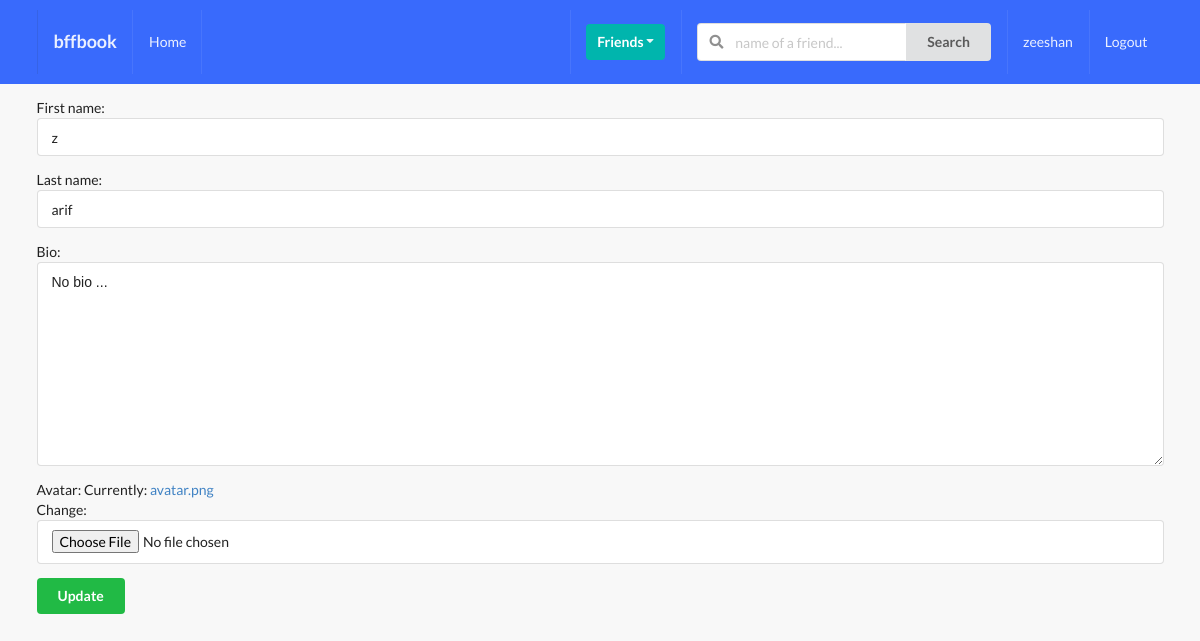
/profiles/myprofile/ (signed in), run on an earlier commit of the app's database.
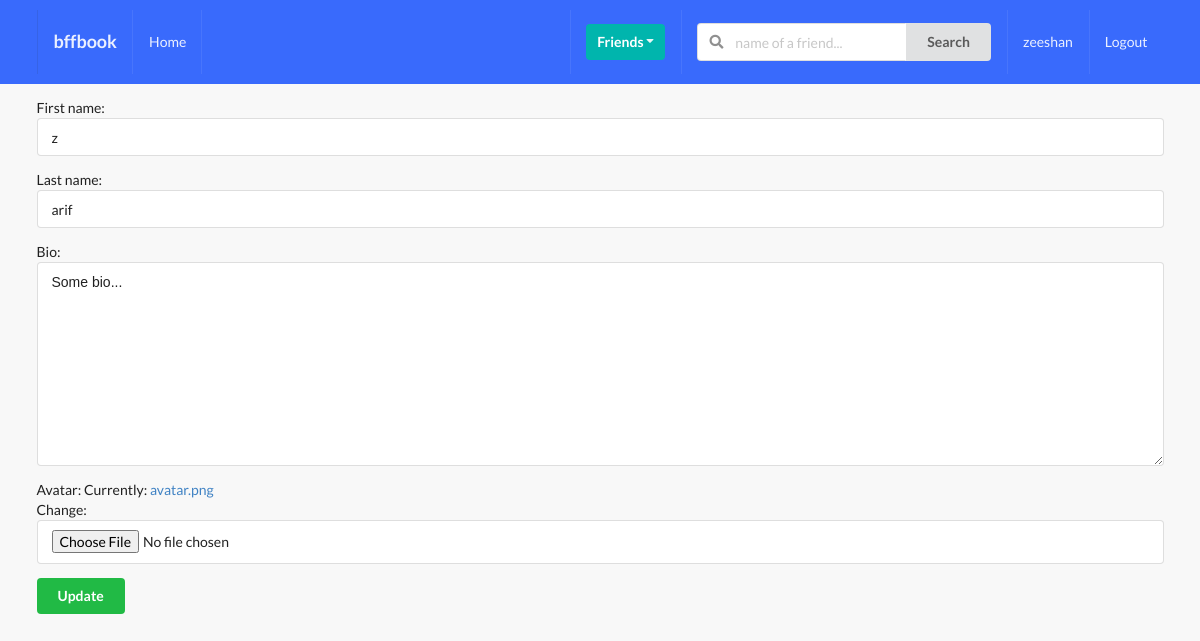
And on a later commit of the database.
### profiles/models.py (models this page shows, shortened)
class Profile(models.Model):
    first_name = models.CharField(max_length=200, blank=True)
    last_name = models.CharField(max_length=200, blank=True)
    user = models.OneToOneField(User, on_delete=models.CASCADE)
    bio = models.TextField(default="No bio ...", max_length=300)
    email = models.EmailField(max_length=200, blank=True)
    country = models.CharField(max_length=200, blank=True)
    avatar = models.ImageField(default='avatar.png', upload_to='avatars/')
    friends = models.ManyToManyField(User, blank=True, related_name='friends')
    slug = models.SlugField(unique=True, blank=True)
    updated = models.DateTimeField(auto_now=True)
    created = models.DateTimeField(auto_now_add=True)

### profiles/views.py (the view)
# urls.py: path('myprofile/', my_profile_view, name='my-profile-view')
def my_profile_view(request):
    profile = Profile.objects.get(user=request.user)
    form = ProfileModelForm(request.POST or None, request.FILES or None, instance=profile)
    context = {
        'profile': profile,
        'form': form,
    }
    return render(request, 'profiles/myprofile.html', context)

### profiles/forms.py
class ProfileModelForm(forms.ModelForm):
    class Meta:
        model = Profile
        fields = ('first_name', 'last_name', 'bio', 'avatar')

### profiles/templates/profiles/myprofile.html (shortened to what this page needs)
{% extends 'base.html' %}
{% block content %}
    <form action="" method="POST" class="ui form" enctype="multipart/form-data">
        {{form.as_p}}
        <button type="submit" class="ui positive button">Update</button>
    </form>
{% endblock content %}

### templates/base.html (shortened to what this page needs)
{% load static %}
<!doctype html>
<html lang="en">
  <head>
    <link rel="stylesheet" type="text/css" href={% static 'style.css' %}>
    <link rel="stylesheet" type='text/css' href="https://cdnjs.cloudflare.com/ajax/libs/semantic-ui/2.2.14/semantic.min.css">
  </head>
  <body>
    {% include 'main/navbar.html' %}
    <div class="ui container">
      {% block content %}
      {% endblock content %}
    </div>
  </body>
</html>

### templates/main/navbar.html (shortened to what this page needs)
<div class="ui inverted menu nav mb-7">
    <div class="ui container">
      <a href="" class="item">
          <h3>bffbook</h3>
      </a>
      {% if request.user.is_authenticated %}
      <a href="" class="item">
          Home
      </a>
      {% endif %}
      <div class="right menu">
          {% if request.user.is_authenticated %}
          <div class="item">
              <div class="ui floating dropdown icon button teal"> Friends
                  <i class="dropdown icon"></i>
               </div>
          </div>
               <div class="item">
                <form action="" method="GET">
                  <div class="ui action left icon input">
                  <input class="prompt" type="text" name='q' placeholder="name of a friend...">
                  <button type='submit' class="ui button">Search</button>
                  </div>
              </form>
              </div>
              <a href="" class="item">
                   {{ request.user }}
              </a>
              <a href="" class="ui item">
                  Logout
              </a>
          {% else %}
          <a href="" class="ui item">
                  Login
              </a>
          {% endif %}
      </div>
    </div>
  </div>

### static_project/style.css (style rules this page uses)
body { background: #f8f8f8 !important; }
.nav { border-radius: 0px !important; padding: 10px 0 10px 0 !important; background-color: #396afc !important; }
.mb-7 { margin-bottom: 7px !important; }

What changed in the data, as far as the page shows it:
changed Profile "arif": bio "No bio ..." → "Some bio..."
